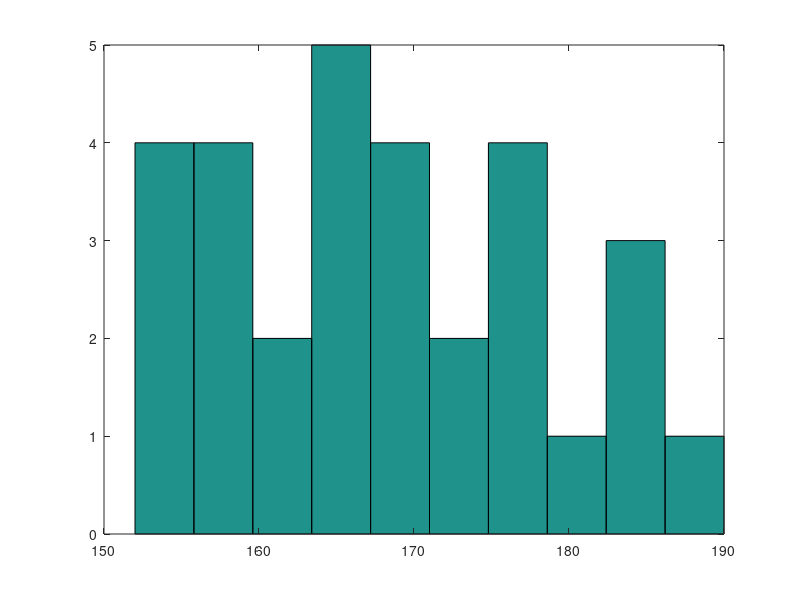

Source code (MATLAB):
clc;
clear;
clf;

height = [176 167 182 174 164 183 152 164 168 156 155 178 159 161 175 168 185 162 164 175 159 154 153 190 166 172 184 159 170 169]

% a) Average
a = mean(height)

% b) The variance
b = var(height)

% c) The standard deviation of the distribution
c = std(height)

% d) The lowest
d = min(height)

% e) The highest heights of the student in this class
e = max(height)

% f) the mode
f = mode(height)

% g) the median height
g = median(height)

hist(height)
